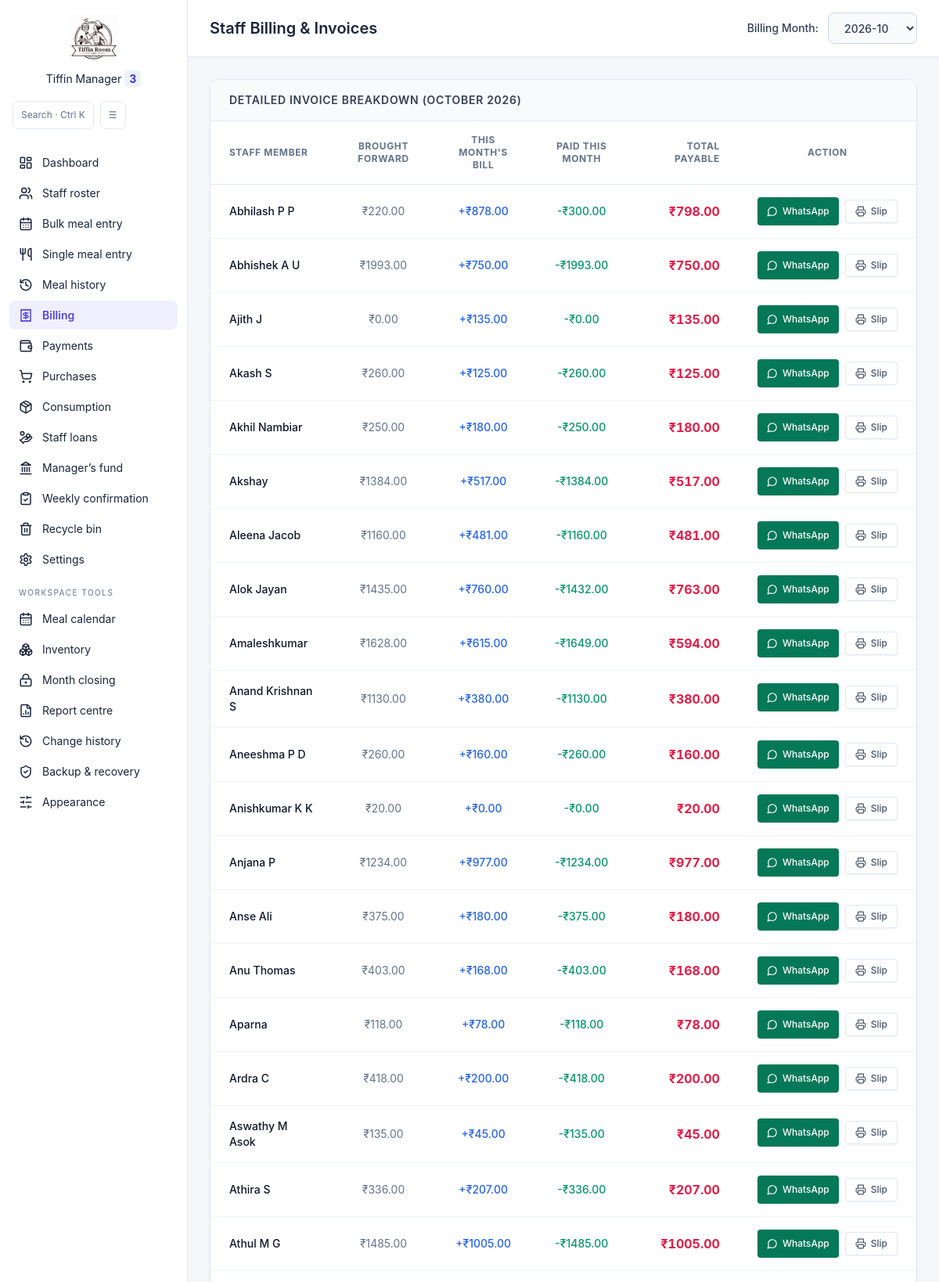
Screenshot of /billing (upper part) with the database file from the repository.
### tables this page shows
CREATE TABLE Employees (employee_id INTEGER PRIMARY KEY AUTOINCREMENT, name TEXT NOT NULL, department TEXT, is_active INTEGER DEFAULT 1, opening_balance REAL DEFAULT 0.0);

### app.py (the view)
@app.route("/billing", methods=["GET"])
def billing():
    target_month = request.args.get('month')
    if not target_month:
        target_month = datetime.date.today().strftime('%Y-%m')
    conn = connect_db()
    cursor = conn.cursor()
    query = """
        SELECT
            e.employee_id,
            e.name,
            e.opening_balance,
            (SELECT COALESCE(SUM(quantity * locked_price), 0) FROM Meal_Log WHERE employee_id = e.employee_id AND log_date < ?) as hist_meals,
            (SELECT COALESCE(SUM(amount), 0) FROM Payments WHERE employee_id = e.employee_id AND payment_date < ?) as hist_paid,
            (SELECT COALESCE(SUM(quantity * locked_price), 0) FROM Meal_Log WHERE employee_id = e.employee_id AND log_date LIKE ?) as month_meals,
            (SELECT COALESCE(SUM(amount), 0) FROM Payments WHERE employee_id = e.employee_id AND payment_date LIKE ?) as month_paid,
            (SELECT COALESCE(SUM(quantity * locked_price), 0) FROM Meal_Log WHERE employee_id = e.employee_id) as lifetime_meals,
            (SELECT COALESCE(SUM(amount), 0) FROM Payments WHERE employee_id = e.employee_id) as lifetime_paid
        FROM Employees e
        ORDER BY e.name ASC
    """
    first_day_of_month = f"{target_month}-01"
    cursor.execute(query, (first_day_of_month, first_day_of_month, f"{target_month}%", f"{target_month}%"))
    records = cursor.fetchall()
    billing_data = []
    for r in records:
        emp_id, name = r[0], r[1]
        opening_balance = r[2]
        brought_forward = opening_balance + r[3] - r[4]
        month_bill = r[5]
        month_paid = r[6]
        total_due = brought_forward + month_bill - month_paid
        lifetime_meals = r[7]
        lifetime_paid = r[8]
        overall_real_world_due = opening_balance + lifetime_meals - lifetime_paid
        is_settled = True if overall_real_world_due <= 0.05 else False
        if brought_forward == 0 and month_bill == 0 and total_due == 0:
            continue
        billing_data.append({
            "id": emp_id,
            "name": name,
            "brought_forward": brought_forward,
            "month_bill": month_bill,
            "month_paid": month_paid,
            "total_due": total_due,
            "is_settled": is_settled  # Sending the smart flag to HTML
        })
    display_month_name = datetime.datetime.strptime(target_month, '%Y-%m').strftime('%B %Y')
    cursor.execute('''
        SELECT DISTINCT strftime('%Y-%m', payment_date) FROM Payments
        UNION SELECT DISTINCT strftime('%Y-%m', log_date) FROM Meal_Log
        UNION SELECT ? ORDER BY 1 DESC
    ''', (target_month,))
    available_months = [row[0] for row in cursor.fetchall() if row[0]]
    conn.close()
    return render_template("billing.html", billing_data=billing_data, target_month=target_month, display_month_name=display_month_name, available_months=available_months)

### app.py (called while the page is built, shortened)
def connect_db():
    connection = sqlite3.connect(DB_FILE, timeout=10)
    if has_request_context():
        g.setdefault("db_connections", []).append(connection)
    return connection

@app.teardown_request
def close_request_connections(error=None):
    for connection in g.pop("db_connections", []):
        connection.close()

@app.context_processor
def form_security():
    session.setdefault("csrf_token", secrets.token_hex(32))
    return {"csrf_token": session["csrf_token"], "submission_token": lambda: secrets.token_hex(24)}

@app.before_request
def validate_submission():
    for key in ("month", "filter_month", "report_month"):
        value = request.args.get(key)
    if request.method != "POST":
        return

@app.after_request
def finish_submission(response):
    if response.status_code >= 400:
        for connection in g.get("db_connections", []):
            try:
                connection.rollback()
            except sqlite3.ProgrammingError:
                pass  # Some handlers already closed their connection.
    if response.status_code >= 400 and getattr(g, "submission_token", None):
        with connect_db() as conn:
            conn.execute("DELETE FROM Form_Submissions WHERE token = ?", (g.submission_token,))
    if request.method == "POST" and response.status_code == 200:
        return redirect(request.path + "?success=1", code=303)
    return response

@app.context_processor
def inject_leadership():
    conn = connect_db()
    cursor = conn.cursor()
    try:
        cursor.execute("SELECT canteen_manager, committee_members FROM Global_Settings WHERE id = 1")
        row = cursor.fetchone()
        manager = row[0] if row and row[0] else "Aleena Jacob"
        committee = row[1] if row and row[1] else "Sabin P S, Abhilash, Sreelekshmi, Lekshmi"
    except Exception:
        manager = "Aleena Jacob"
        committee = "Sabin P S, Abhilash, Sreelekshmi, Lekshmi"
    finally:
        conn.close()
    return dict(canteen_manager=manager, committee_members=committee)

### templates/billing.html (shortened to what this page needs)
<!DOCTYPE html>
<html lang="en">
<head>
    <script src="/static/vendor/tailwind-3.4.17.js"></script>
<link rel="stylesheet" href="{{ url_for('static', filename='app.css') }}">
<meta name="csrf-token" content="{{ csrf_token }}"><meta name="submission-token" content="{{ submission_token() }}"><script src="{{ url_for('static', filename='app.js') }}"></script><link rel="stylesheet" href="/static/features.css"></head>
<body class="flex h-screen text-slate-800">
    {% include 'sidebar.html' %}
    <main class="flex-1 flex flex-col overflow-y-auto">
        <header class="h-16 bg-white border-b border-slate-200 flex items-center justify-between px-8 shrink-0">
            <h1 class="text-xl font-semibold">Staff Billing & Invoices</h1>
            <div class="flex items-center space-x-3">
                <label class="text-sm font-medium text-slate-700">Billing Month:</label>
                <select onchange="window.location.href='/billing?month='+this.value" class="border border-slate-300 rounded-lg px-4 py-2 text-sm focus:ring-2 focus:ring-indigo-500 outline-none font-medium text-slate-700 bg-slate-50">
                    {% for m in available_months %}
                        <option value="{{ m }}" {% if m == target_month %}selected{% endif %}>{{ m }}</option>
                    {% endfor %}
                </select>
            </div>
        </header>
        <div class="p-8 max-w-6xl mx-auto w-full">
            <div class="bg-white rounded-xl border border-slate-200 shadow-sm overflow-hidden">
                <div class="px-6 py-4 border-b border-slate-200 bg-slate-50">
                    <h2 class="text-sm font-semibold text-slate-700 uppercase tracking-wider">Detailed Invoice Breakdown ({{ display_month_name }})</h2>
                </div>
                <div class="overflow-x-auto">
                    <table class="w-full text-left border-collapse">
                        <thead>
                            <tr class="text-xs font-semibold uppercase tracking-wider text-slate-500 bg-white border-b border-slate-200">
                                <th class="px-6 py-4">Staff Member</th>
                                <th class="px-6 py-4 text-center">Brought Forward</th>
                                <th class="px-6 py-4 text-center">This Month's Bill</th>
                                <th class="px-6 py-4 text-center">Paid This Month</th>
                                <th class="px-6 py-4 text-right">Total Payable</th>
                                <th class="px-6 py-4 text-center">Action</th>
                            </tr>
                        </thead>
                        <tbody class="divide-y divide-slate-100 text-sm">
                            {% for bill in billing_data %}
                            <tr class="hover:bg-slate-50 transition-colors">
                                <td class="px-6 py-4 font-medium text-slate-900">{{ bill.name }}</td>
                                <td class="px-6 py-4 text-center text-slate-500">₹{{ "%.2f"|format(bill.brought_forward) }}</td>
                                <td class="px-6 py-4 text-center text-blue-600 font-medium">+₹{{ "%.2f"|format(bill.month_bill) }}</td>
                                <td class="px-6 py-4 text-center text-emerald-600 font-medium">-₹{{ "%.2f"|format(bill.month_paid) }}</td>
                                <td class="px-6 py-4 text-right font-bold text-base {% if bill.total_due < 0 %}text-emerald-600{% else %}text-rose-600{% endif %}">₹{{ "%.2f"|format(bill.total_due) }}</td>
                                <td class="px-6 py-4 flex items-center justify-center space-x-2">
    {% if not bill.is_settled %}
        <button onclick="copyBill('{{ bill.name }}', {{ bill.brought_forward }}, {{ bill.month_bill }}, {{ bill.month_paid }}, {{ bill.total_due }}, '{{ display_month_name }}')" class="inline-flex items-center px-3 py-1.5 bg-emerald-700 text-white rounded font-medium hover:bg-emerald-800 transition-colors shadow-sm text-xs">
            <i data-lucide="message-circle" class="w-3.5 h-3.5 mr-1.5"></i> WhatsApp
        </button>
    {% endif %}
    <a href="/download-slip/{{ bill.id }}?month={{ target_month }}" class="inline-flex items-center px-3 py-1.5 bg-white hover:bg-indigo-50 border border-slate-200 hover:border-indigo-200 rounded text-slate-600 hover:text-indigo-600 transition-colors shadow-sm text-xs font-medium">
        <i data-lucide="printer" class="w-3.5 h-3.5 mr-1.5"></i> Slip
    </a>
</td>
                            </tr>
                            {% else %}
                            <tr>
                                <td colspan="6" class="px-6 py-8 text-center text-slate-500 italic">No billing records found for this month.</td>
                            </tr>
                            {% endfor %}
                        </tbody>
                    </table>
                </div>
            </div>
        </div>
    </main>
{% include 'features/command.html' %}<script src="/static/features.js" defer></script></body>
</html>

### static/app.css (style rules this page uses)
* { box-sizing:border-box }
body { margin:0;font-family:Inter,system-ui,-apple-system,"Segoe UI",sans-serif;color:#1e293b;background:#f8fafc }
body>main { min-width:0;width:100% }
main>header { min-height:72px;height:auto!important;padding:16px 28px!important;gap:16px;flex-wrap:wrap }
main>div.p-8 { max-width:1600px;width:100%;margin-left:auto;margin-right:auto;padding:28px }
input,select,textarea { max-width:100%;min-height:40px }
button { min-height:36px }
th,td { vertical-align:middle }
td:has(.font-mono),td.text-right { font-variant-numeric:tabular-nums }

### static/features.css (style rules this page uses)
:root { --surface:#fff;--canvas:#f5f6fa;--ink:#19253b;--muted:#64748b;--line:#e4e8f0;--brand:#5146d9;--tint:#f0efff;--shadow:0 4px 24px #14234506;color-scheme:light }
body { background:var(--canvas)!important;color:var(--ink)!important }

### templates/billing.html (style rules this page uses)
body { font-family: 'Inter', sans-serif; background-color: #f8fafc; }

### rows the page displays
Employees: name "Abhilash P P", brought_forward "220.00", month_bill "878.00", month_paid "300.00", total_due "798.00"
Employees: name "Abhishek A U", brought_forward "1993.00", month_bill "750.00", month_paid "1993.00", total_due "750.00"
Employees: name "Ajith J", brought_forward "0.00", month_bill "135.00", month_paid "0.00", total_due "135.00"
Employees: name "Akash S", brought_forward "260.00", month_bill "125.00", month_paid "260.00", total_due "125.00"
Employees: name "Akhil Nambiar", brought_forward "250.00", month_bill "180.00", month_paid "250.00", total_due "180.00"
Employees: name "Akshay", brought_forward "1384.00", month_bill "517.00", month_paid "1384.00", total_due "517.00"
Employees: name "Aleena Jacob", brought_forward "1160.00", month_bill "481.00", month_paid "1160.00", total_due "481.00"
Employees: name "Alok Jayan", brought_forward "1435.00", month_bill "760.00", month_paid "1432.00", total_due "763.00"
Employees: name "Amaleshkumar", brought_forward "1628.00", month_bill "615.00", month_paid "1649.00", total_due "594.00"
Employees: name "Anand Krishnan S", brought_forward "1130.00", month_bill "380.00", month_paid "1130.00", total_due "380.00"
Employees: name "Aneeshma P D", brought_forward "260.00", month_bill "160.00", month_paid "260.00", total_due "160.00"
Employees: name "Anishkumar K K", brought_forward "20.00", month_bill "0.00", month_paid "0.00", total_due "20.00"
Employees: name "Anjana P", brought_forward "1234.00", month_bill "977.00", month_paid "1234.00", total_due "977.00"
Employees: name "Anse Ali", brought_forward "375.00", month_bill "180.00", month_paid "375.00", total_due "180.00"
Employees: name "Anu Thomas", brought_forward "403.00", month_bill "168.00", month_paid "403.00", total_due "168.00"
Employees: name "Aparna", brought_forward "118.00", month_bill "78.00", month_paid "118.00", total_due "78.00"
Employees: name "Ardra C", brought_forward "418.00", month_bill "200.00", month_paid "418.00", total_due "200.00"
Employees: name "Aswathy M Asok", brought_forward "135.00", month_bill "45.00", month_paid "135.00", total_due "45.00"
Employees: name "Athira S", brought_forward "336.00", month_bill "207.00", month_paid "336.00", total_due "207.00"
Employees: name "Athul M G", brought_forward "1485.00", month_bill "1005.00", month_paid "1485.00", total_due "1005.00"

### other values shown
{{ display_month_name }} "OCTOBER 2026"
form field value "2026-10"
